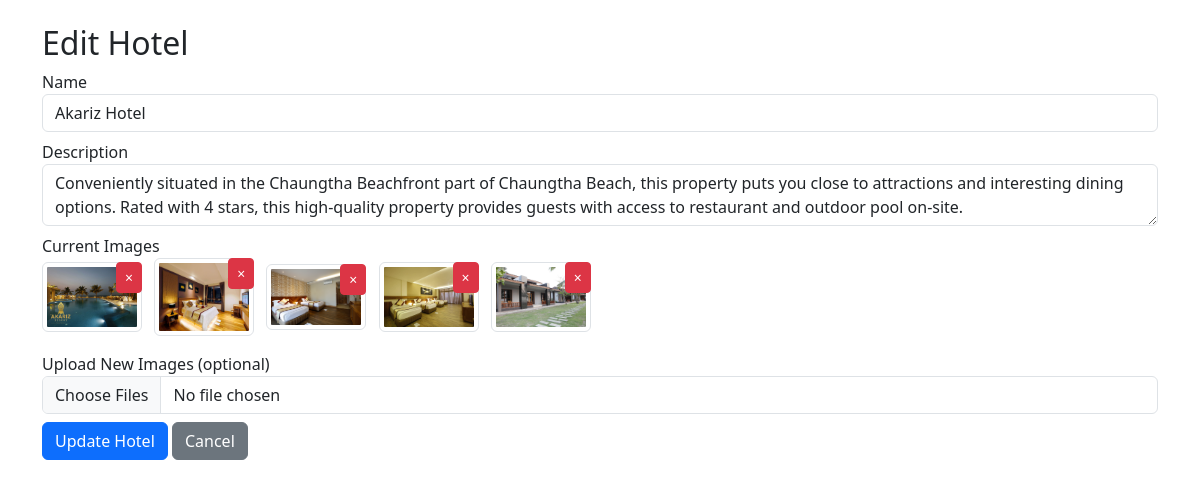
Page /admin/edit_hotel.php?id=1 (signed in) on the committed database.
### tables this page shows
CREATE TABLE `hotels` (
  `id` int(11) NOT NULL,
  `name` varchar(255) NOT NULL,
  `description` text NOT NULL,
  `image` varchar(255) NOT NULL,
  `created_at` timestamp NOT NULL DEFAULT current_timestamp(),
  `location_embed` text DEFAULT NULL
);

CREATE TABLE `hotel_images` (
  `id` int(11) NOT NULL,
  `hotel_id` int(11) NOT NULL,
  `image` varchar(255) NOT NULL
);

### admin/edit_hotel.php (the view, shortened to what this page needs)
<?php
    include('../includes/db.php');
    $id = (int)$_GET['id'];
    $hotel = $conn->query("SELECT * FROM hotels WHERE id = $id")->fetch_assoc();
    $images = $conn->query("SELECT * FROM hotel_images WHERE hotel_id = $id");
?>
<!DOCTYPE html>
<html>
<head>
    <link href="https://cdn.jsdelivr.net/npm/bootstrap@5.3.0/dist/css/bootstrap.min.css" rel="stylesheet">
</head>
<body class="p-4">
<div class="container">
    <h2>Edit Hotel</h2>
    <form method="POST" enctype="multipart/form-data">
        <div class="mb-2">
            <label>Name</label>
            <input type="text" name="name" class="form-control" value="<?= htmlspecialchars($hotel['name']) ?>" required>
        </div>
        <div class="mb-2">
            <label>Description</label>
            <textarea name="description" class="form-control" required><?= htmlspecialchars($hotel['description']) ?></textarea>
        </div>
        <div class="mb-3">
            <label>Current Images</label>
            <br/>
            <?php while ($img = $images->fetch_assoc()): ?>
                <div class="d-inline-block position-relative me-2">
                    <img src="../images/<?= htmlspecialchars($img['image']) ?>" width="100" class="img-thumbnail">
                    <a href="delete_image.php?id=<?= $img['id'] ?>&hotel_id=<?= $id ?>"
                       onclick="return confirm('Delete this image?')"
                       class="btn btn-sm btn-danger position-absolute top-0 end-0">×</a>
                </div>
            <?php endwhile; ?>
        </div>
        <div class="mb-2">
            <label>Upload New Images (optional)</label>
            <input type="file" name="images[]" class="form-control" multiple>
        </div>
        <button type="submit" class="btn btn-primary">Update Hotel</button>
        <a href="manage_hotels.php" class="btn btn-secondary">Cancel</a>
    </form>
</div>
</body>
</html>

### rows in the picture
hotels: name "Akariz Hotel", description "Conveniently situated in the Chaungtha Beachfront part of Chaungtha Beach, this property puts you close to attractions and interesting dining options. Rated with 4 stars, this high-quality property provides guests with access to restaurant and outdoor pool on-site."
hotel_images: image (picture)
hotel_images: image (picture)
hotel_images: image (picture)
hotel_images: image (picture)
hotel_images: image (picture)
